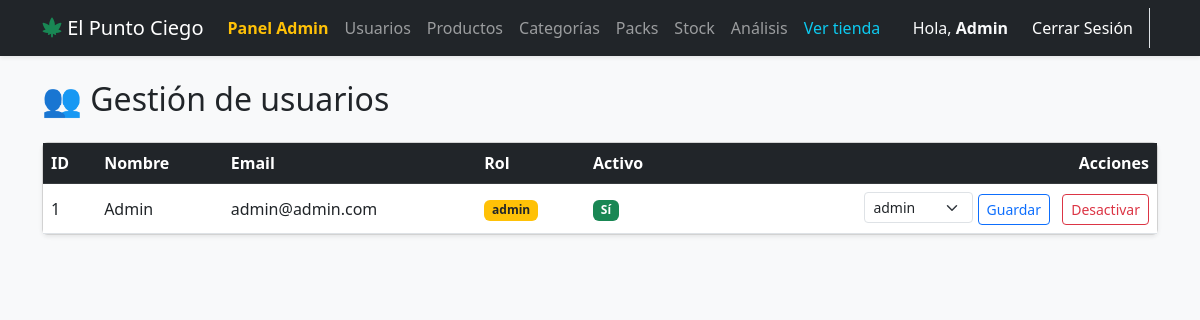
The page /index.php?c=user&a=index (signed in) on the database its author committed.
### tables this page shows
CREATE TABLE users (
    id INT AUTO_INCREMENT,
    name VARCHAR(255) NOT NULL,
    role VARCHAR(50)  NOT NULL DEFAULT 'customer',
    gmail VARCHAR(255) NOT NULL,
    password VARCHAR(255) NOT NULL,
    edad TINYINT UNSIGNED,
    img VARCHAR(255),
    date_create DATETIME NOT NULL DEFAULT CURRENT_TIMESTAMP,
    last_date DATETIME NULL,
    is_active TINYINT(1) NOT NULL DEFAULT 1,
    CONSTRAINT pk_users PRIMARY KEY (id),
    CONSTRAINT uq_users_gmail UNIQUE (gmail)
);

### controller/user_controller.php (called while the page is built, shortened)
<?php
require_once 'model/UserModel.php';
class UserController
{
    public function index()
    {
        $userModel = new UserModel();
        $users = $userModel->getAll();
        require_once 'views/admin/users_list.php';
        require_once 'views/layouts/main.php';
    }
}

### model/conectaDB.php (called while the page is built, shortened)
<?php
class DB {
	protected static $instance;
	public static function getInstance() {
		if(empty(self::$instance)) {
			$db_info = array(
				"db_host" => "localhost",
				"db_port" => "3306",
				"db_user" => "root",
				"db_pass" => "",
				"db_name" => "el_punto_ciego"
            );
			try {
				self::$instance = new PDO("mysql:host=".$db_info['db_host'].';port='.$db_info['db_port'].';dbname='.$db_info['db_name'], $db_info['db_user'], $db_info['db_pass']);
				self::$instance->setAttribute(PDO::ATTR_ERRMODE, PDO::ERRMODE_SILENT);
				self::$instance->query('SET NAMES utf8');
				self::$instance->query('SET CHARACTER SET utf8');
			} catch(PDOException $error) {
				echo $error->getMessage();
			}
		}
		return self::$instance;
	}
}
?>

### model/UserModel.php (called while the page is built, shortened)
<?php
require_once 'model/conectaDB.php';
class UserModel
{
    private $db;
    public function __construct()
    {
        $this->db = DB::getInstance();
    }
    public function getAll()
    {
        $sql = "SELECT id, name, role, gmail, edad, is_active, date_create
                FROM users ORDER BY id DESC";
        $stmt = $this->db->prepare($sql);
        $stmt->execute();
        return $stmt->fetchAll(PDO::FETCH_ASSOC);
    }
}

### views/admin/users_list.php (the view, shortened to what this page needs)
<h2 class="mb-4">👥 Gestión de usuarios</h2>
<div class="card shadow-sm">
  <div class="card-body p-0">
    <div class="table-responsive">
      <table class="table table-hover align-middle mb-0">
        <thead class="table-dark">
          <tr>
            <th>ID</th>
            <th>Nombre</th>
            <th>Email</th>
            <th>Rol</th>
            <th>Activo</th>
            <th class="text-end">Acciones</th>
          </tr>
        </thead>
        <tbody>
          <?php foreach ($users as $u): ?>
            <tr>
              <td><?php echo (int)$u['id']; ?></td>
              <td><?php echo htmlspecialchars($u['name']); ?></td>
              <td><?php echo htmlspecialchars($u['gmail']); ?></td>
              <td><span class="badge bg-<?php echo ($u['role']==='admin') ? 'warning text-dark' : 'secondary'; ?>">
                <?php echo htmlspecialchars($u['role']); ?>
              </span></td>
              <td>
                <?php if ((int)$u['is_active'] === 1): ?>
                  <span class="badge bg-success">Sí</span>
                <?php else: ?>
                  <span class="badge bg-danger">No</span>
                <?php endif; ?>
              </td>
              <td class="text-end">
                <form class="d-inline" method="POST" action="index.php?c=user&a=setRole">
                  <select name="role" class="form-select form-select-sm d-inline-block" style="width:auto;">
                    <option value="admin" <?php echo ($u['role']==='admin')?'selected':''; ?>>admin</option>
                  </select>
                  <button class="btn btn-sm btn-outline-primary">Guardar</button>
                </form>
                <form class="d-inline ms-2" method="POST" action="index.php?c=user&a=toggleActive">
                  <button class="btn btn-sm btn-outline-<?php echo ((int)$u['is_active'] === 1) ? 'danger' : 'success'; ?>">
                    <?php echo ((int)$u['is_active'] === 1) ? 'Desactivar' : 'Activar'; ?>
                  </button>
                </form>
              </td>
            </tr>
          <?php endforeach; ?>
        </tbody>
      </table>
    </div>
  </div>
</div>

### public/css/styles.css (style rules this page uses)
.card { transition: transform .15s ease, box-shadow .15s ease; }

### rows shown on the page
users: id "1", name "Admin", gmail "admin@admin.com", role "admin", is_active "Sí"

### other values the page prints
$_SESSION['user_name'] "Admin"
